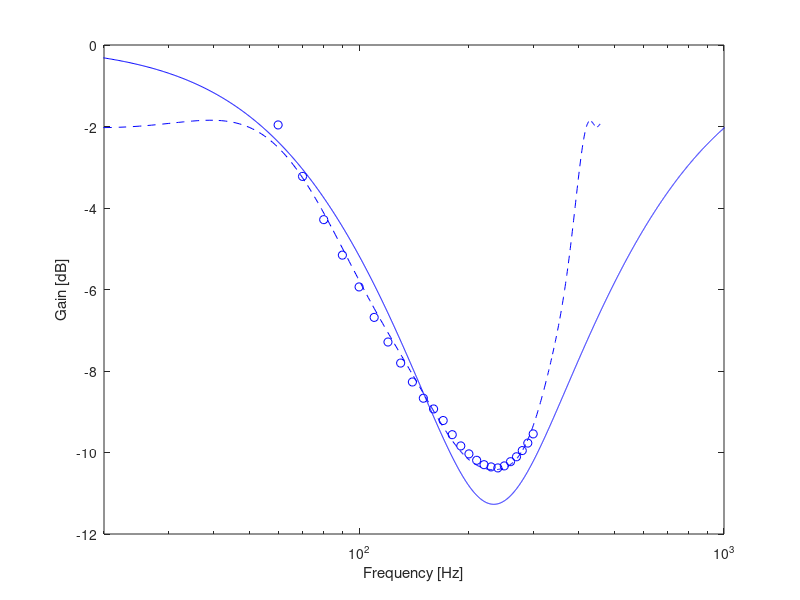

Write MATLAB code to recreate this figure.

clear all
load('G03.mat')


amplitude1 = master.reg.S_40_40.deltaLpc;
f=[60:10:300];


p_gain             = polyfit(f,amplitude1',2);


fr=[60:1:410];
full_filter_gain  = (polyval(p_gain,fr));

filter = -full_filter_gain+full_filter_gain(175-60)-1;
org = -amplitude1+full_filter_gain(175-60)-1;

filter_gain = [ ones(1,59)*org(1) filter ones(1,50)*org(1)];

f_full = [1:1:length(filter_gain)];

p_gain             = polyfit(f_full,filter_gain,15);




frz = [1:1:460];

%plot(frz,filter_gain)
figure
semilogx(-((polyval(p_gain,f_full))+8.5+2),'b--')
hold on
semilogx(f,-(-amplitude1+full_filter_gain(175-60)-1+8.5+2),'o','color','b')
 ylabel('Gain [dB]')
 xlabel('Frequency [Hz]')
%yyaxis right

slope = (full_filter_gain(11)-full_filter_gain(1))/(log10(fr(11))-log10(fr(1)))

% Polynomia for estimate the gaine and phase of the filter.

% bandwidth = 341 Hz - 128 hz


%bandwidth = (341-128*1.1878)*1.3175;
%omega_0 = 234-0;

bandwidth = 2*pi*213
omega_0 = 2*pi*234
gain = 10^(8.5/20)

Q = omega_0/bandwidth;

omega = [1:1:10000];
s = i.*omega;

for k=1:1:10000
h_boost(k) = (1+(((omega_0/Q*s(k))/(s(k)^2+omega_0/Q*s(k)+omega_0^2))*2.3));
end

for k=1:1:10000
h_cut(k) = ((((s(k)^2+omega_0/Q*s(k)+omega_0^2)/(s(k)^2+omega_0/Q*s(k)*(1+gain)+omega_0^2))));
end

abs_h = abs(h_cut);
%semilogx(abs_h)


db_abs_h = 20*log10(abs_h);

x = [1:1:10000]/(2*pi);

semilogx(x,db_abs_h,'color','b')


xlim([20 1000])
